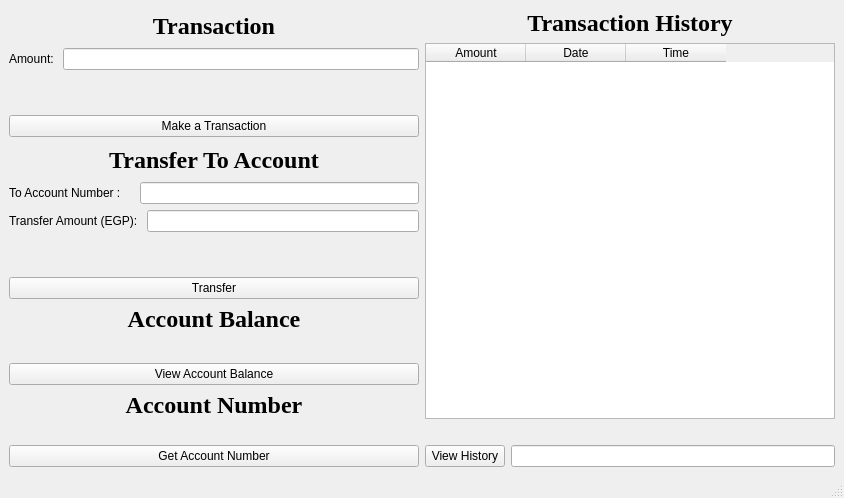
<?xml version="1.0" encoding="UTF-8"?>
<ui version="4.0">
 <class>UserWindow</class>
 <widget class="QMainWindow" name="UserWindow">
  <property name="geometry">
   <rect>
    <x>0</x>
    <y>0</y>
    <width>844</width>
    <height>498</height>
   </rect>
  </property>
  <property name="windowTitle">
   <string>MainWindow</string>
  </property>
  <widget class="QWidget" name="centralwidget">
   <layout class="QGridLayout" name="gridLayout">
    <item row="0" column="0" rowspan="3">
     <layout class="QVBoxLayout" name="verticalLayout_3">
      <item>
       <widget class="QLabel" name="lbl_title_trasnaction">
        <property name="font">
         <font>
          <family>Times New Roman</family>
          <pointsize>18</pointsize>
          <bold>true</bold>
         </font>
        </property>
        <property name="text">
         <string>Transaction</string>
        </property>
        <property name="alignment">
         <set>Qt::AlignCenter</set>
        </property>
       </widget>
      </item>
      <item>
       <layout class="QHBoxLayout" name="horizontalLayout_2">
        <item>
         <widget class="QLabel" name="lbl_amount">
          <property name="text">
           <string>Amount: </string>
          </property>
         </widget>
        </item>
        <item>
         <widget class="QLineEdit" name="lnedit_amount"/>
        </item>
       </layout>
      </item>
      <item>
       <widget class="QLabel" name="lbl_transaction_error">
        <property name="text">
         <string/>
        </property>
       </widget>
      </item>
      <item>
       <widget class="QPushButton" name="pbn_make_trasnaction">
        <property name="text">
         <string>Make a Transaction</string>
        </property>
       </widget>
      </item>
      <item>
       <widget class="QLabel" name="lbl_transfe_amout">
        <property name="font">
         <font>
          <family>Times New Roman</family>
          <pointsize>18</pointsize>
          <bold>true</bold>
         </font>
        </property>
        <property name="text">
         <string>Transfer To Account</string>
        </property>
        <property name="alignment">
         <set>Qt::AlignCenter</set>
        </property>
       </widget>
      </item>
      <item>
       <layout class="QHBoxLayout" name="horizontalLayout_3">
        <item>
         <widget class="QLabel" name="lbl_to_acc_no">
          <property name="text">
           <string>To Account Number :    </string>
          </property>
         </widget>
        </item>
        <item>
         <widget class="QLineEdit" name="lnedit_to_accountnumber"/>
        </item>
       </layout>
      </item>
      <item>
       <layout class="QHBoxLayout" name="horizontalLayout_4">
        <item>
         <widget class="QLabel" name="lbl_trnsfr_amnt">
          <property name="text">
           <string>Transfer Amount (EGP): </string>
          </property>
         </widget>
        </item>
        <item>
         <widget class="QLineEdit" name="lnedit_trnsfr_amount"/>
        </item>
       </layout>
      </item>
      <item>
       <widget class="QLabel" name="lbl_mk_trnsf_err">
        <property name="text">
         <string/>
        </property>
       </widget>
      </item>
      <item>
       <widget class="QPushButton" name="pbn_mk_transfer">
        <property name="text">
         <string>Transfer</string>
        </property>
       </widget>
      </item>
      <item>
       <layout class="QVBoxLayout" name="verticalLayout_2">
        <item>
         <widget class="QLabel" name="lbl_Account_Balance">
          <property name="font">
           <font>
            <family>Times New Roman</family>
            <pointsize>18</pointsize>
            <bold>true</bold>
           </font>
          </property>
          <property name="text">
           <string>Account Balance</string>
          </property>
          <property name="alignment">
           <set>Qt::AlignCenter</set>
          </property>
         </widget>
        </item>
        <item>
         <widget class="QLabel" name="label_view_balance">
          <property name="font">
           <font>
            <pointsize>12</pointsize>
            <bold>true</bold>
           </font>
          </property>
          <property name="text">
           <string/>
          </property>
         </widget>
        </item>
        <item>
         <widget class="QPushButton" name="pbn_view_balance">
          <property name="text">
           <string>View Account Balance</string>
          </property>
         </widget>
        </item>
       </layout>
      </item>
      <item>
       <layout class="QVBoxLayout" name="verticalLayout">
        <item>
         <widget class="QLabel" name="label">
          <property name="font">
           <font>
            <family>Times New Roman</family>
            <pointsize>18</pointsize>
            <bold>true</bold>
           </font>
          </property>
          <property name="text">
           <string>Account Number</string>
          </property>
          <property name="alignment">
           <set>Qt::AlignCenter</set>
          </property>
         </widget>
        </item>
        <item>
         <widget class="QLabel" name="label_account_number">
          <property name="text">
           <string/>
          </property>
         </widget>
        </item>
        <item>
         <widget class="QPushButton" name="pushButton_get_account_number">
          <property name="text">
           <string>Get Account Number</string>
          </property>
         </widget>
        </item>
       </layout>
      </item>
     </layout>
    </item>
    <item row="0" column="1">
     <layout class="QVBoxLayout" name="verticalLayout_6">
      <item>
       <widget class="QLabel" name="lbl_view_trnsction_history">
        <property name="font">
         <font>
          <family>Times New Roman</family>
          <pointsize>18</pointsize>
          <bold>true</bold>
         </font>
        </property>
        <property name="text">
         <string>Transaction History</string>
        </property>
        <property name="alignment">
         <set>Qt::AlignCenter</set>
        </property>
       </widget>
      </item>
      <item>
       <widget class="QTableWidget" name="tbl_view_histroy_transaction">
        <column>
         <property name="text">
          <string>Amount</string>
         </property>
        </column>
        <column>
         <property name="text">
          <string>Date</string>
         </property>
        </column>
        <column>
         <property name="text">
          <string>Time</string>
         </property>
        </column>
       </widget>
      </item>
     </layout>
    </item>
    <item row="1" column="1">
     <widget class="QLabel" name="lbl_err_transaction_history">
      <property name="text">
       <string/>
      </property>
     </widget>
    </item>
    <item row="2" column="1">
     <layout class="QHBoxLayout" name="horizontalLayout">
      <item>
       <widget class="QPushButton" name="pbn_view_transaction_histroy">
        <property name="text">
         <string>View History</string>
        </property>
       </widget>
      </item>
      <item>
       <widget class="QLineEdit" name="lnedit_num_of_counts_trans_history"/>
      </item>
     </layout>
    </item>
   </layout>
  </widget>
  <widget class="QMenuBar" name="menubar">
   <property name="geometry">
    <rect>
     <x>0</x>
     <y>0</y>
     <width>844</width>
     <height>21</height>
    </rect>
   </property>
  </widget>
  <widget class="QStatusBar" name="statusbar"/>
 </widget>
 <resources/>
 <connections/>
</ui>
